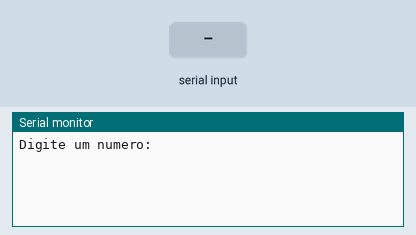
Simulated run of this sketch. Board: Arduino Uno, built with avr-gcc and run on an emulated ATmega328P. On the bench: the last lines printed to the serial monitor. The test bench sets the inputs (shaded band).

Above: at 1.2 s.
1.3 s: "90,45\n" received over Serial
At 1.8 s:
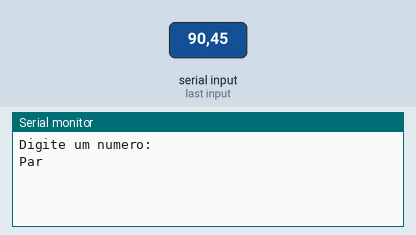
At 4.0 s:
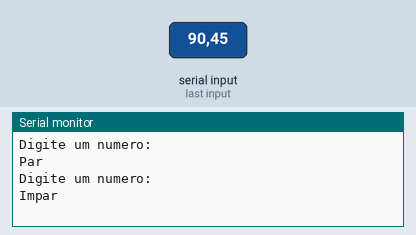

Measured:
- after the input at 1.3 s, the serial monitor: prints a new line at once (image 1)

The sketch:

exercicio_121.ino
```cpp
void setup() {
  Serial.begin(9600);
}
void loop() {

  Serial.println("Digite um numero:");
  while (!Serial.available());

  int numero = Serial.parseInt();
  while (Serial.available()) Serial.read(); // Limpa o buffer

  if (numero % 2 == 0) {
    Serial.println("Par");
  } else {
    Serial.println("Impar");
  }

  delay(2000);
}
```
